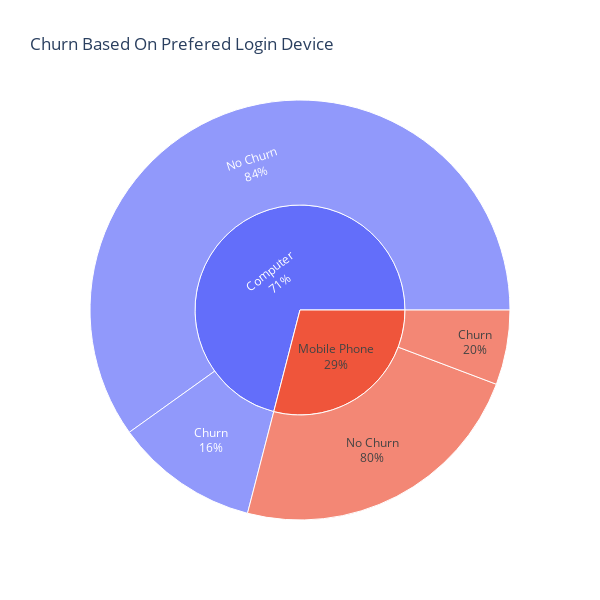

The notebook cell saved with this chart:
### Code cell
fig = px.sunburst(login, path = ['PreferredLoginDevice', 'Churn'], values = 'count', 
                  title = 'Churn Based On Prefered Login Device', width = 600, height = 600)

fig.update_traces(textinfo = 'label + percent parent')
                  
fig.show()

### Figure 1 — Plotly figure (JSON) as saved in the notebook; plotly's stock layout.template omitted (floating-point values rounded to 4 significant figures)
{"data": [{"branchvalues": "total", "domain": {"x": [0, 1], "y": [0, 1]}, "hovertemplate": "labels=%{label}<br>count=%{value}<br>parent=%{parent}<br>id=%{id}<extra></extra>", "ids": ["Computer/Churn", "Mobile Phone/Churn", "Computer/No Churn", "Mobile Phone/No Churn", "Computer", "Mobile Phone"], "labels": ["Churn", "Churn", "No Churn", "No Churn", "Computer", "Mobile Phone"], "name": "", "parents": ["Computer", "Mobile Phone", "Computer", "Mobile Phone", "", ""], "textinfo": "label+percent parent", "type": "sunburst", "values": [624, 324, 3372, 1310, 3996, 1634]}], "layout": {"height": 600, "legend": {"tracegroupgap": 0}, "title": {"text": "Churn Based On Prefered Login Device"}, "width": 600}}
